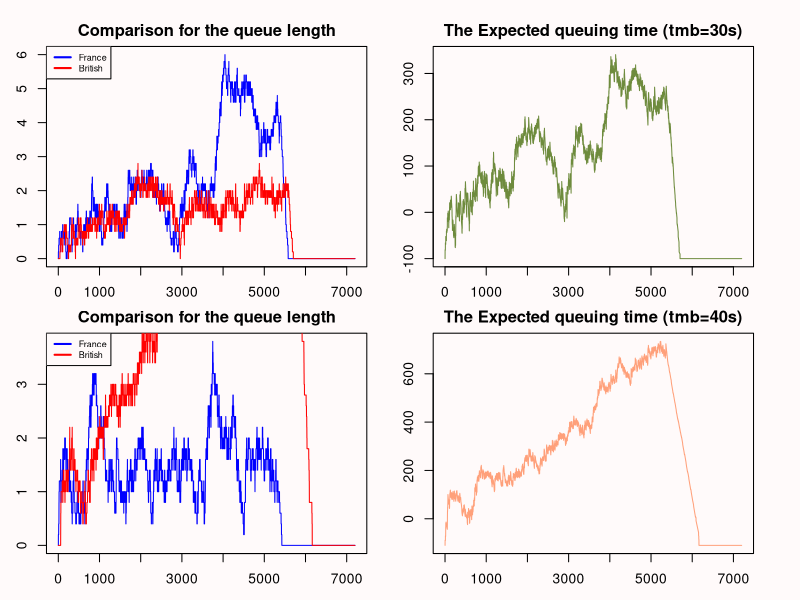

Recreate this plot in R. (Note: a time limit stopped this script after it produced the figure.)
#################################
#  Course Work 2 - group 7      #
#################################

#################################
#       Group Member:           #
#################################
# Qingqing Fan s2493867         #
# Xuan Jin s2477282             #
# Zifan Huang s2550946          #
#################################

# Contribution: This is group 7, we work cooperatively such as converting real-world problems into coding, debugging, plotting, and commenting.

## Overview:
# This code is supposed to set up a model by first writing a function to simulate cars passing through French and then British passport control stations at a French ferry terminal.
# Then, run the finished simulating function 'qsim' to get the simulation result which reflects obvious dynamic changes in two stations. This process is also analyzed by plotting some graphs with different parameters.
# The logical assumption for our code: there is no car driving into french passport control station within the last 30 mins, cars in british and french passport control stations can still be processed. In addition, if cars finish their processing in british passports within 2 hours, they can catch up with ferry departure;  
qsim <- function(mf=5,mb=5,a.rate=.1,trb=40,trf=40,tmb=30,tmf=30,maxb=20){
  ## function: 
  #qsim: the function to analyze and simulate the car's passing situation.
  ## input variables:
  #mf: the number of french passport control stations;
  #mb: the number of british passport control stations;
  #a.rate: the probability of a car arriving french station at each second;
  #trb, trf, tmb, tmf: the model constant given for the Uniform distribution of processing time;
  #maxb: the maximum british queue length (per station);
  ## output:
  #nf: a vector giving the average length of the french queues, for each simulation second;
  #nb: a vector giving the average length of the british queues, for each simulation second;
  #eq: a vector giving the average expected waiting time for a car at the start of the french queue for each second of the simulation;
  #################################
  
  #F_queue: The number of cars in each french station, where there are 'mf' stations;
  #F_time: the processing time for the first car in each station in french stations;
  #B_queue: The number of cars in each british station, where there are 'mb' stations;
  #B_time: the processing time for the first car in each station in british stations;
  F_queue <- F_time<- array(rep(0,mf))
  B_queue <- B_time <- array(rep(0,mb))
  nf <- nb<- eq <- array(rep(0,7200))
  
  ##Update model each second during 2 hours;
  for(i in 1:7200){ 
    ##This 'for' loop is supposed to simulate cars passing in british stations with each loop representing each station;
    for(k in 1:mb){
      if(B_time[k]<1 && B_queue[k]>0){ #determine which station just finishing a car processing and there are cars behind;
        B_queue[k] <- B_queue[k]-1 #the chosen station drive away a car;
        if(B_queue[k]==0){B_time[k]<-0} #judge if this station has no car after driving away one car;
        else {B_time[k] <- runif(1,min=tmb,max=tmb+trb)} #else, assign a new processing time for the next car;
      }
      else if(B_time[k]>=1){B_time[k] <- B_time[k]-1} #if the car is in processing, the time passed one second;
    }
    
    ##This 'for' loop is supposed to simulate cars passing in french passport, with each loop representing each station;
    for(j in 1:mf){
      Bmin <- min(B_queue) #the least number of british stations;
      ##following 'if/else' is used to choose the No. of the least number of british station;
      if(length(which(B_queue == Bmin))==1){Bmin_queue<-which(B_queue == Bmin)}
      else {Bmin_queue <- sample(which(B_queue == Bmin),1)}
      ##following 'if/else' is supposed to simulate there is a car finished processing and then drive to british from french;
      if(F_time[j]<1 && F_queue[j]>0 && Bmin<maxb){
        F_queue[j] <- F_queue[j]-1
        if(Bmin == 0){B_time[Bmin_queue] <- runif(1,min=tmb,max=tmb+trb)} #if there is no car in station when car drive to british from french;
        B_queue[Bmin_queue] <- B_queue[Bmin_queue]+1
        if(F_queue[j]==0){F_time[j] <- 0} else{F_time[j] <- runif(1,min=tmf,max=tmf+trf)} #if there are cars in station when a car drives to british from french;
      }
      ##following 'else if' is simulated if cars in british stations are full, which gets to 'maxb' cars in each;
      else if(F_time[j]<1 && min(B_queue)==maxb){F_time[j] <- 0}
      ##if the car is in processing, the time passed one second;
      else if(F_time[j]>=1){F_time[j] <- F_time[j] -1}
    }
    ##following 'if' is supposed to simulate if a new car drives to french passport 30 mins before the british passport closed, with the probability 'a.rate';
    if(i<5400){
      
      p <- sample(0:1,1,replace=TRUE,c(1-a.rate,a.rate))
      ##if driving in a new car in french station;
      if(p==1){
        Fmin <- min(F_queue) #the least number of stations in french passport;
        if(length(which(F_queue == Fmin))==1){Fmin_queue<-which(F_queue == Fmin)}
        else {Fmin_queue <- sample(which(F_queue == Fmin),1)} #the No. of the least number of stations in british passport control station;
        ##if there is no car in french station when car drive in;
        if(Fmin == 0){
          F_time[Fmin_queue] <- runif(1,min=tmf,max=tmf+trf)
        }
        F_queue[Fmin_queue] <- F_queue[Fmin_queue]+1
      }
    }
    #updating our vectors
    nf[i] <- mean(F_queue)
    nb[i] <- mean(B_queue)
    eq[i] <- mean(F_time)+(nf[i]-1)*(tmf+trf+tmf)/2+mean(B_time)+(nb[i]-1)*(tmb+trb+tmb)/2
  }
  return(list(nf,nb,eq))
}


##testing the time of simulating one time, which is less than 1 second;
timing <- system.time(qsim(mf=5,mb=5,a.rate=0.1,trb=40,trf=40,tmb=30,tmf=30,maxb=20))
print(timing)
# user  system elapsed 
# 0.359   0.003   0.362 


##plotting
t <- c(1:7200)
plot_r1 <- qsim(mf=5,mb=5,a.rate=0.1,trb=40,trf=40,tmb=30,tmf=30,maxb=20)
plot_r2 <- qsim(mf=5,mb=5,a.rate=0.1,trb=40,trf=40,tmb=40,tmf=30,maxb=20)
##layout: 2*2 plot
par(mfrow= c(2,2), bg='snow',pin=c(2,2),oma=c(0.8,0.8,0.8,0.8),mar=c(2,2,2,2))
##the first row of the plot
##the figure for 'Comparison for the queue length', with the default value of parameters;
plot(t, plot_r1[[1]], type ='l',xlab='t',ylab = 'length of station queue', main ='Comparison for the queue length',col = 'blue')      
lines(t, plot_r1[[2]], col= 'red')
legend("topleft",  legend=c('France','British'), col = c("blue","red"),lty=1,lwd=2,cex = 0.65) 
##the figure for 'The Expected queuing time', with the default value of parameters;
plot(t, plot_r1[[3]],type ='l',xlab='t',ylab = 'expected time', main ='The Expected queuing time (tmb=30s)',col='darkolivegreen4')
##the second row of the plot
##the figure for 'Comparison for the queue length', with the new value of parameters, tmb=40;
plot(t, plot_r2[[1]],type ='l',xlab='t',ylab= 'length of station queue', main = 'Comparison for the queue length',col = 'blue')
lines(t, plot_r2[[2]],col= 'red')
legend("topleft",  legend=c('France','British'), col = c("blue","red"),lty=1,lwd=2,cex = 0.65) 
##the figure for 'The Expected queuing time', with the new value of parameters, tmb=40;
plot(t, plot_r2[[3]],type ='l',xlab='t',ylab = 'expected time', main = 'The Expected queuing time (tmb=40s)',col='lightsalmon')


##estimate the probability of at least one car missing the ferry departure
system.time({
  n <- 0
  for(i in 1:100){
    result <- qsim(mf=5,mb=5,a.rate=0.1,trb=40,trf=40,tmb=40,tmf=30,maxb=20)
    f <- result[[1]][7200]+result[[2]][7200]
    if(f>0){n<-n+1}
  }
  prob <- n/100
  cat(prob) })  
  #roughly 35s
  #the probability is greater than zero but very small;


## What happens if extend the processing time for british passport control stations?
#Numerically, the number of cars in each british passport will increase, also in french stations. Since the extended time will contribute to the increased number of cars in british which will get to the limit of each station. Then, the car in french could not get to british in this situation, causing an increase in french stations as well.
#Graphically, the number of british passports has a significant increase after extending, and the fluctuation of french changed frequently. Moreover, the expected waiting time has increased a lot.
#The extended processing time also caused the probability of missing departure according to the above estimation, though this is a low number. Longer processing time may lead to a higher missing departure probability. Therefore, the government should better to take measures to decrease this delay as much as possible so that address this issue.
  
## According to the simulation we did, and the conclusion we got, what is the suggestion to the government?
#As we see, since some force majeure factors will extend the processing time contributes to a much longer waiting time. So,
#1. Extend the maximum length for british stations or the number of stations in british is necessary;
#2. The government can decrease the probability of car access to french flexibly;
#3. Setting up a waiting station between french and british passports could improve this situation.
